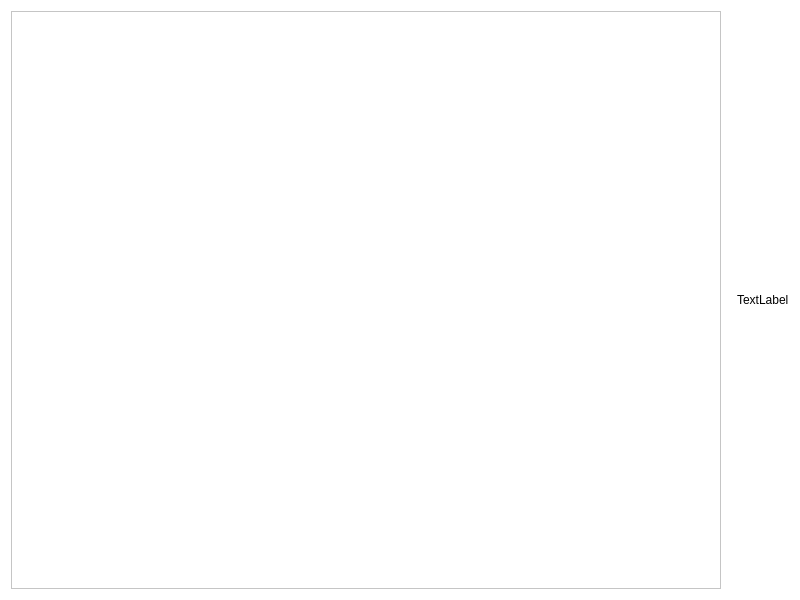
<?xml version="1.0" encoding="UTF-8"?>
<ui version="4.0">
 <class>layout</class>
 <widget class="QWidget" name="layout">
  <property name="geometry">
   <rect>
    <x>0</x>
    <y>0</y>
    <width>800</width>
    <height>600</height>
   </rect>
  </property>
  <property name="windowTitle">
   <string>Form</string>
  </property>
  <property name="autoFillBackground">
   <bool>false</bool>
  </property>
  <property name="styleSheet">
   <string notr="true">background-color: rgb(255, 255, 255);
border-color: rgb(166, 166, 166);</string>
  </property>
  <layout class="QHBoxLayout" name="layout_2">
   <item>
    <widget class="GraphicsLayoutWidget" name="glw"/>
   </item>
   <item>
    <spacer name="Spacer">
     <property name="orientation">
      <enum>Qt::Horizontal</enum>
     </property>
     <property name="sizeType">
      <enum>QSizePolicy::Fixed</enum>
     </property>
     <property name="sizeHint" stdset="0">
      <size>
       <width>10</width>
       <height>10</height>
      </size>
     </property>
    </spacer>
   </item>
   <item>
    <widget class="QLabel" name="mouse_box_data">
     <property name="sizePolicy">
      <sizepolicy hsizetype="Fixed" vsizetype="Preferred">
       <horstretch>0</horstretch>
       <verstretch>0</verstretch>
      </sizepolicy>
     </property>
     <property name="text">
      <string>TextLabel</string>
     </property>
    </widget>
   </item>
  </layout>
 </widget>
 <customwidgets>
  <customwidget>
   <class>GraphicsLayoutWidget</class>
   <extends>QGraphicsView</extends>
   <header>pyqtgraph.h</header>
  </customwidget>
 </customwidgets>
 <resources/>
 <connections/>
</ui>
